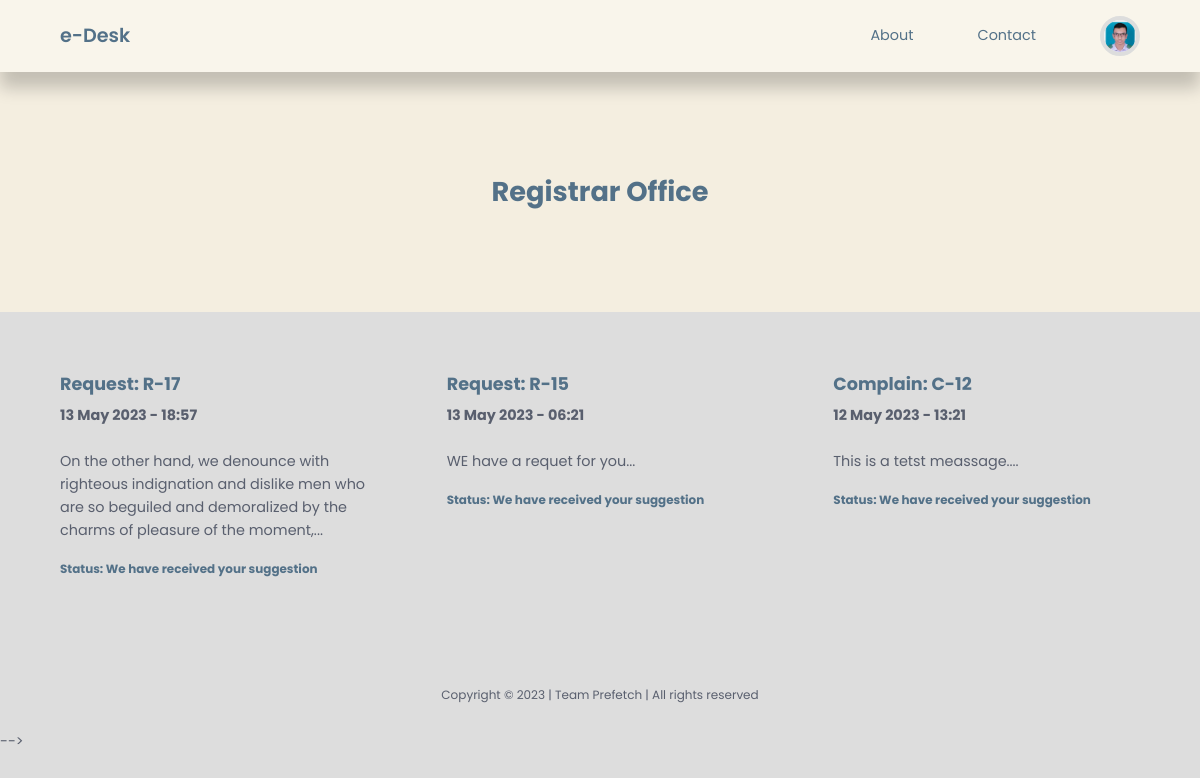
/user/category-posts.php?id=9 (signed in), run on an earlier commit of the app's database.
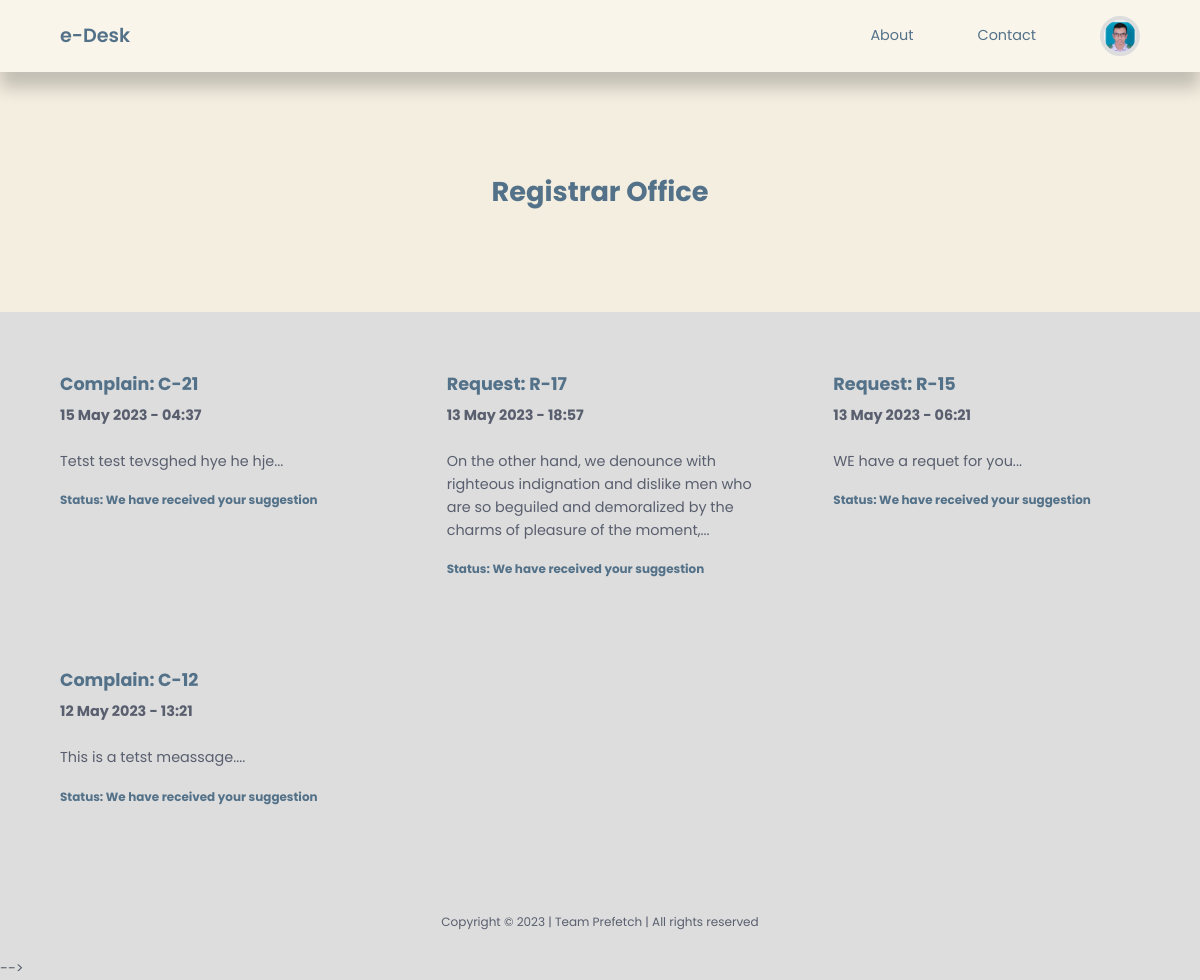
And on a later commit of the database.
### tables this page shows
CREATE TABLE `usermanagement` (
  `id` int(10) NOT NULL,
  `firstname` varchar(255) NOT NULL,
  `lastname` varchar(255) NOT NULL,
  `userid` varchar(255) NOT NULL,
  `email` varchar(255) NOT NULL,
  `password` varchar(255) NOT NULL,
  `picture` varchar(255) NOT NULL,
  `stat` varchar(255) NOT NULL
);

CREATE TABLE `adminaddoffice` (
  `id` int(20) NOT NULL,
  `title` varchar(255) NOT NULL,
  `description` varchar(255) NOT NULL
);

CREATE TABLE `post` (
  `id` int(20) NOT NULL,
  `title` varchar(255) NOT NULL,
  `body` mediumtext NOT NULL,
  `picture` varchar(255) NOT NULL,
  `office_id` int(20) NOT NULL,
  `author_id` int(20) NOT NULL,
  `user_id` int(20) NOT NULL,
  `type` varchar(255) NOT NULL,
  `post_type` varchar(255) NOT NULL,
  `date_time` timestamp NOT NULL DEFAULT current_timestamp(),
  `status` varchar(255) NOT NULL,
  `comment` varchar(255) NOT NULL
);

### user/category-posts.php (the view, shortened to what this page needs)
<?php
include 'partials/header.php';
if (isset($_GET['id'])) {
    $id = filter_var($_GET['id'], FILTER_SANITIZE_NUMBER_INT);
    $query = "SELECT * FROM post WHERE office_id=$id ORDER BY date_time DESC";
    $posts = mysqli_query($connection, $query);
} else {
    header('location: ' . ROOT_URL . 'user/user-index.php');
    die();
}
?>
<header class="category__title">
    <h2>
        <?php
        $category_query = "SELECT * FROM adminaddoffice WHERE id=$id";
        $category_result = mysqli_query($connection, $category_query);
        $category = mysqli_fetch_assoc($category_result);
        echo $category['title'];
        ?>
    </h2>
</header>
<?php if (mysqli_num_rows($posts) > 0) : ?>
    <section class="posts">
        <div class="container posts__container">
            <?php while ($post = mysqli_fetch_assoc($posts)) : ?>
                <article class="post">
                    <?php if ($post['user_id']) : ?>
                        <div class="post__info">
                            <h3><?= $post['type'] ?><?= $post['id'] ?></h3>
                            <b><?= date("d M Y - H:i", strtotime($post['date_time'])) ?></b>
                            <p class="post__body">
                                <?= substr($post['body'], 0, 150) ?>...
                            </p>
                            <div class="post__author">
                                <div class="post__author-info">
                                    <h5>Status: We have received your suggestion</h5>
                                </div>
                            </div>
                        </div>
                    <?php endif ?>
                </article>
            <?php endwhile ?>
        </div>
    </section>
<?php else : ?>
    <div class="alert__message error lg">
        <p>No post found for this category</p>
    </div>
<?php endif ?>
<!-- <?php
        include 'partials/footer.php';
        ?> -->

### user/partials/header.php (shortened to what this page needs)
<?php
require 'config/database.php';
if (isset($_SESSION['user-id'])) {
    $id = filter_var($_SESSION['user-id'], FILTER_SANITIZE_NUMBER_INT);
    $query = "SELECT picture FROM usermanagement WHERE id=$id";
    $result = mysqli_query($connection, $query);
    $picture = mysqli_fetch_assoc($result);
}
?>
<!DOCTYPE html>
<html lang="en">
<head>
    <link rel="stylesheet" href="<?= ROOT_URL ?>css/style.css">
    <link rel="stylesheet" href="https://unicons.iconscout.com/release/v4.0.0/css/line.css">
    <link rel="stylesheet" type="text/css" href="https://cdn.datatables.net/1.13.4/css/jquery.dataTables.css" />
</head>
<body>
    <nav>
        <div class="container nav__container">
            <a href="<?= ROOT_URL ?>user/user-index.php" class="nav__logo">e-Desk</a>
            <ul class="nav__items">
                <li><a href="<?= ROOT_URL ?>about.php">About</a></li>
                <li><a href="<?= ROOT_URL ?>contact.php">Contact</a></li>
                <?php if (isset($_SESSION['user-id'])) : ?>
                    <li class="nav__profile">
                        <div class="avatar">
                            <img src="<?= ROOT_URL . 'images/' . $picture['picture'] ?>">
                        </div>
                    </li>
                <?php else : ?>
                    <li><a href="<?= ROOT_URL ?>signin.php">SignIn</a></li>
                <?php endif ?>
            </ul>
        </div>
    </nav>

### partials/footer.php (shortened to what this page needs)
    <div class="footer__copyright">
        <small>Copyright &copy; 2023 | Team Prefetch | All rights reserved</small>
    </div>
</body>
</html>

### css/style.css (style rules this page uses)
:root { --color-primary: #F9F5EB; --color-primary-light: #9BA4B5; --color-primary-variant: #5854c7; --color-red: #da0f3f; --color-red-light: hsl(346, 87%, 46%, 15%); --color-green: #00c476; --color-green-light: hsl(156, 100%, 38%, 15%); --color-gray-900: #F4EEE0; --color-gray-700: #E4DCCF; --color-gray-300: rgba(242, 242, 254, 0.3); --color-gray-200: rgba(33, 42, 62, 0.7); --color-white: #537188; --color-bg: #ddd; --transition: all 300ms ease; --container-width-lg: 74%; --container-width-md: 88%; --form-width: 40%; --card-border-radius-1: 0.3rem; --card-border-radius-2: 0.5rem; --card-border-radius-3: 0.8rem; --card-border-radius-4: 2rem; --card-border-radius-5: 5rem; }
* { margin: 0; padding: 0; outline: 0; border: 0; appearance: 0; list-style: none; text-decoration: none; box-sizing: border-box; font-family: 'Poppins', sans-serif; }
body { line-height: 1.6; color: var(--color-gray-200); overflow-x: hidden; background: var(--color-bg); font-size: 0.9rem; }
.container { width: 90%; max-width: 1800px; margin-inline: auto; }
section { margin-top: 3rem; width: 100vw; }
h1, h2, h3, h4, h5 { color: var(--color-white); line-height: 1.3; }
h2 { font-size: 1.7rem; margin: 1rem 0; }
h3 { font-size: 1.1rem; margin: 0.8rem 0 0.5rem; }
a { color: var(--color-white); transition: var(--transition); }
img { display: block; width: 100%; object-fit: cover; }
nav { background: var(--color-primary); width: 100vw; height: 4.5rem; position: fixed; top: 0; z-index: 10; box-shadow: 0 1rem 1rem rgba(0, 0, 0, 0.2); }
.nav__container { height: 100%; display: flex; align-items: center; justify-content: space-between; }
.avatar { width: 2.5rem; height: 2.5rem; border-radius: 50%; overflow: hidden; border: 0.3rem solid var(--color-bg); }
.nav__logo { font-weight: 600; font-size: 1.2rem; }
.nav__items { display: flex; align-items: center; gap: 4rem; }
.nav__profile { position: relative; cursor: pointer; }
.post__author { display: flex; gap: 1rem; margin-top: 1.2rem; }
.posts__container { display: grid; grid-template-columns: repeat(3, 1fr); gap: 5rem; margin-bottom: 5rem; }
.footer__copyright { text-align: center; padding: 1.5rem 0; border-top: 2px solid var(--color-bg); margin-top: 4rem; }
.category__title { height: 15rem; margin-top: 4.5rem; background: var(--color-gray-900); display: grid; place-items: center; }

What changed in the data, as far as the page shows it:
added post: type "Complain: C-", id "21", date_time "15 May 2023 - 04:37", body "Tetst test tevsghed hye he hje"
